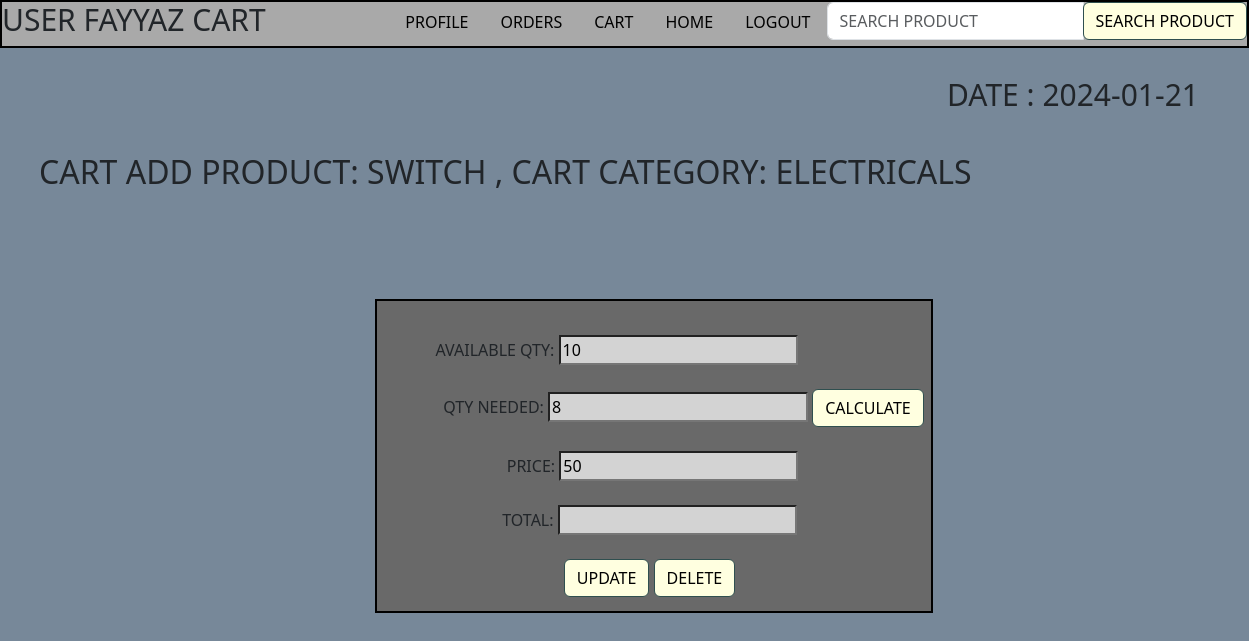
/user/cart/edit/1/1 (signed in), run on the app's committed database.
### models_grocery_login.py (models this page shows)
class Users(db.Model,UserMixin):
    id=db.Column(db.Integer(),autoincrement=True, primary_key=True)
    username=db.Column(db.String(), unique=True)
    password=db.Column(db.String(),nullable=False)
    role=db.Column(Enum('admin','user'),nullable=False)
    address=db.Column(db.String())
    address2=db.Column(db.String())
    city=db.Column(db.String())
    state=db.Column(db.String())
    zip=db.Column(db.Integer())
    ubooking=db.relationship('Order',backref="book")

class Product(db.Model):
    product_id=db.Column(db.Integer(),autoincrement=True, primary_key=True)
    product_name=db.Column(db.String(),nullable=False,unique=True)
    product_quantity=db.Column(db.Integer(),nullable=False)
    product_rate=db.Column(db.Integer(),nullable=False)
    product_manufacture=db.Column(db.String(),nullable=False)
    product_expirydate=db.Column(db.Date(),nullable=False)
    product_category=db.Column(db.Integer(),db.ForeignKey('category.category_id'),nullable=False)
    product_order=db.relationship('Order',backref="ord")

class Category(db.Model):
    category_id=db.Column(db.Integer(),autoincrement=True, primary_key=True)
    category_name=db.Column(db.String(),unique=True,nullable=False)
    prod=db.relationship('Product',backref="item")

class Cart(db.Model):
    cart_id=db.Column(db.Integer(),autoincrement=True, primary_key=True)
    cart_product=db.Column(db.Integer(),db.ForeignKey('product.product_id'),nullable=False)
    cart_productqty=db.Column(db.Integer(),nullable=False)
    cart_productprice=db.Column(db.Integer(),nullable=False)
    cart_user=db.Column(db.Integer(),db.ForeignKey('users.id'),nullable=False)

### grocery_app_login_api.py (the view, shortened to what this page needs)
@app.route("/user/cart/edit/<int:cart_id>/<int:id>",methods=["GET","POST"])
@login_required
def usercartedit(cart_id,id):
    if request.method=='GET' and current_user.role=='user':
        user=Users.query.filter_by(id=id).first()
        car=Cart.query.filter_by(cart_id=cart_id).first()
        prod=Product.query.filter_by(product_id=car.cart_product).first()
        cat=Category.query.filter_by(category_id=prod.product_category).first()
        cartn=len(Cart.query.filter_by(cart_user=user.id).all())
        if prod.product_quantity>0:
            return render_template('user_cartedit.html',car=car,user=user,prod=prod,cat=cat,dat=date.today(),cartn=cartn)
        else:
            pass

### grocery_app_login_api.py (called while the page is built)
@login_manager.user_loader
def load_user(user_id):
    return Users.query.get(user_id)

### templates/user_cartedit.html (shortened to what this page needs)
<!DOCTYPE html>
<html lang="en">
<head>
  <link href="https://cdn.jsdelivr.net/npm/bootstrap@5.3.0-alpha1/dist/css/bootstrap.min.css" rel="stylesheet">
</head>
<body style="background-color: lightslategray;">
  <div style='border:2px solid black;background-color: darkgrey;' class="d-flex justify-content-between">
    <div style="justify-content:flex-start">
      <h1 style="display:inline-block;font-size:30px;">USER {{ user.username|upper }} CART</h1>
    </div>
    <ul class="nav justify-content-end">
      <li class="nav-item">
        <a class="nav-link" href="/user/profile/{{ user.id }}">PROFILE</a>
      </li>
      <li class="nav-item">
        <a class="nav-link" href="/user/order/history/{{ user.id }}">ORDERS</a>
      </li>
      <li class="nav-item">
        <a class="nav-link" href="/user/cart/{{ user.id }}">
          CART
        </a>
      </li>
      <li class="nav-item">
        <a class="nav-link" href="/user/home/{{ user.id }}">HOME</a>
      </li>
      <li class="nav-item">
        <a class="nav-link" href="/logout">LOGOUT</a>
      </li>
      <li class="nav-item">
        <form class="form-inline" action="/user/search/{{ user.id }}" method="POST">
          <div class="input-group">
            <input class="form-control" type="search" name='search' placeholder="SEARCH PRODUCT" aria-label="Search" required>
            <div class="input-group-append">
              <button class="btn btn-outline-success my-2 my-sm-0" ty pe="submit">SEARCH PRODUCT </button>
            </div>
          </div>
        </form>
      </li>
    </ul>
  </div>
    <br>
    <p style="font-size:30px;text-align:end;margin-right: 50px;">DATE : {{ dat }} </p>
  <div style="position:relative;top:20px;left:39px">
    <h2> CART ADD PRODUCT: {{ prod.product_name|upper }} , CART CATEGORY: {{ cat.category_name|upper }} </h2>
  </div>
  <div class="container text-center" style="position:relative;top:120px">
    <div class="col">
      <div style='border:2px solid black;width:50%;margin-left:308px'class="col">
        <form action="/user/cart/edit/{{ car.cart_id }}/{{ user.id }}" style="background-color:dimgrey;" method="POST" id="create-screen-form">
          <br>
          <div style='position:relative;top:10px;left:-37px'>
            <label> AVAILABLE QTY:</label>
            <input type="number" name="product_quantity" value= '{{ prod.product_quantity }}' readonly style="background-color: lightgrey;" />
          </div>
          <br>
          <div style='position:relative;top:10px;left:30px'>
            <label> QTY NEEDED:</label>
            <input type="number" id="cart_qty" name="cart_qty" value="{{ car.cart_productqty }}" required style="background-color: lightgrey;width:260px" max="{{ prod.product_quantity }}" min="1"  />
            <button onclick="calc()" class="btn btn-primary">CALCULATE</button>
          </div>
          <br>
          <div style='position:relative;top:10px;left:-1px'>
            <label>PRICE:</label>
            <input type="number" id="prod_price" name="prod_price" value= '{{ prod.product_rate }}' readonly style="background-color: lightgrey;" />
          </div>
          <br>
          <div style='position:relative;top:10px;left:-4px'>
            <label>TOTAL:</label>
            <input type="number" id="total" name="booking_total" style="background-color: lightgrey;"/>
            <br>
            <br>
            <button type="submit" class="btn btn-primary">UPDATE</button>
            <a href="/user/cart/delete/{{ car.cart_id }}/{{ user.id }}"><button type="button" class="btn btn-primary">DELETE</button></a>
          </div>
          <br>
        </form>
      </div>
    </div>
  </div>
</body>
</html>

### templates/user_cartedit.html (style rules this page uses)
.nav-link { color:black }
.btn-primary,.btn-outline-success { --bs-btn-color: black; --bs-btn-bg: lightyellow; --bs-btn-border-color: darkslategray; --bs-btn-hover-color: black; --bs-btn-hover-bg: seagreen; --bs-btn-hover-border-color: lightgrey; }

### data on the page
Users: username "FAYYAZ"
Product: product_name "SWITCH", product_quantity "10", prod_price "50"
Category: category_name "ELECTRICALS"
Cart: cart_qty "8"
